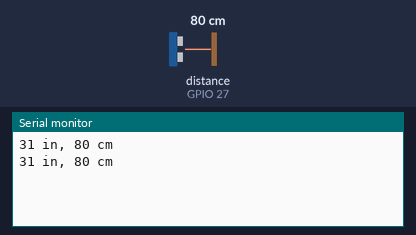
Bench run of a sketch on a simulated ESP32. On the bench: the last lines printed to the serial monitor. Wiring (inferred from the names in the program): ultrasonic range finder: trigger GPIO 14; echo GPIO 27. Inputs (shaded band) come from the test bench; at power-on: distance to the obstacle (sensor on GPIO 27) 80 cm. The echo pulse lasts 58.3 µs per cm; WiFi joins after 1.5 s; servers stay silent unless stated.

Above: at 3.0 s.
3.1 s: distance to the obstacle (sensor on GPIO 27) set to 2 cm
At 4.4 s:
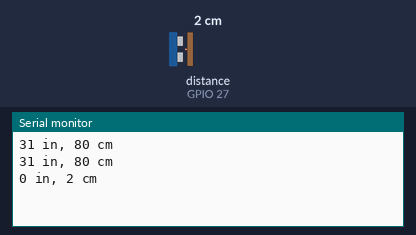
4.6 s: distance to the obstacle (sensor on GPIO 27) set to 4 cm
At 5.6 s:
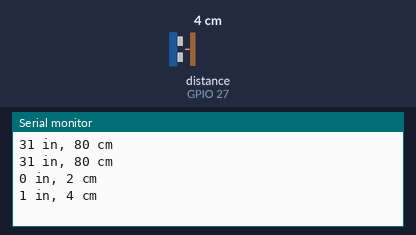
Timing chart, 0 to 7.6 s (numbered marks = the images above; inputs shaded):
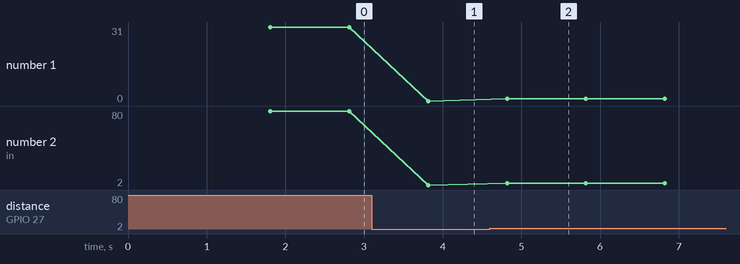

Measured:
- after the input at 3.1 s, the serial monitor: prints a new line after 0.72 s (image 1)
- after the input at 4.6 s, the serial monitor: prints a new line after 0.22 s (image 2)
- plotted number 1: 31 → 0 after the input at 3.1 s, 0 → 1 after the input at 4.6 s
- plotted number 2: 80 → 2 after the input at 3.1 s, 2 → 4 after the input at 4.6 s

The sketch:

ultrasonic.ino
```cpp
//for more project visit www.blackkeyhole.com
#define BLYNK_PRINT Serial
#define ANALOG_PIN_0 36

#include <WiFi.h>
#include <WiFiClient.h>
#include <BlynkSimpleEsp32.h>
int sensorvalue=0;

// You should get Auth Token in the Blynk App.
// Go to the Project Settings (nut icon).
char auth[] = "xxxxxxxxxxxxxxxxxxxxx";

// Your WiFi credentials.
// Set password to "" for open networks.
char ssid[] = "xxxxxxxx";
char pass[] = "xxxxxxxx";

/*
 * HC-SR04 example sketch
 *
 * https://create.arduino.cc/projecthub/Isaac100/getting-started-with-the-hc-sr04-ultrasonic-sensor-036380
 *
 * by Isaac100
 */

const int pingPin = 14; // Trigger Pin of Ultrasonic Sensor
const int echoPin = 27; // Echo Pin of Ultrasonic Sensor

void setup()
{
Serial.begin(9600); // Starting Serial Terminal
Blynk.begin(auth, ssid, pass);
}

void loop()
{
long duration, inches, cm;
pinMode(pingPin, OUTPUT);
digitalWrite(pingPin, LOW);
delayMicroseconds(2);
digitalWrite(pingPin, HIGH);
delayMicroseconds(10);
digitalWrite(pingPin, LOW);
pinMode(echoPin, INPUT);
duration = pulseIn(echoPin, HIGH);
inches = microsecondsToInches(duration);
cm = microsecondsToCentimeters(duration);
Serial.print(inches);
Serial.print(" in, ");
Serial.print(cm);
Serial.print(" cm");
Serial.println();
delay(1000);
String outputvalue = String(inches)+" in, " + String(cm) + " cm";
  Blynk.virtualWrite(V3,outputvalue);
  Blynk.run();
}

long microsecondsToInches(long microseconds)
{
return microseconds / 74 / 2;
}

long microsecondsToCentimeters(long microseconds)
{
return microseconds / 29 / 2;
}
```
